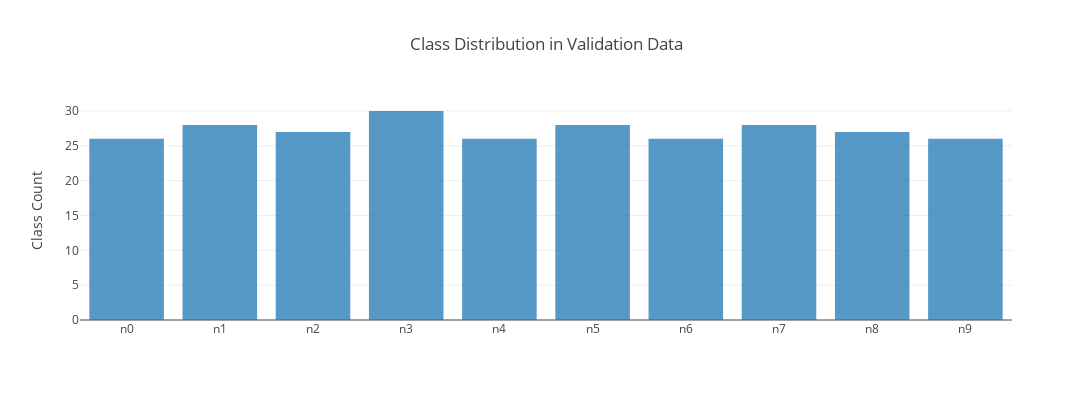

Here is the notebook cell this chart was saved with:
### Code cell
x1, y1 = create_stack_bar_data('classes', testing_data)
x1 = list(validation_generator.class_indices.keys())

trace1 = go.Bar(x=x1, y=y1, opacity=0.75, name="Class Count")
layout = dict(height=400, width=1100, title='Class Distribution in Validation Data', legend=dict(orientation="h"), 
                yaxis = dict(title = 'Class Count'))
fig = go.Figure(data=[trace1], layout=layout);
iplot(fig);

### Figure 1 — Plotly figure (JSON) as saved in the notebook; plotly's stock layout.template omitted (floating-point values rounded to 4 significant figures)
{"data": [{"type": "bar", "x": ["n0", "n1", "n2", "n3", "n4", "n5", "n6", "n7", "n8", "n9"], "y": [26, 28, 27, 30, 26, 28, 26, 28, 27, 26], "opacity": 0.75, "name": "Class Count"}], "layout": {"height": 400, "width": 1100, "title": "Class Distribution in Validation Data", "legend": {"orientation": "h"}, "yaxis": {"title": "Class Count"}}}
